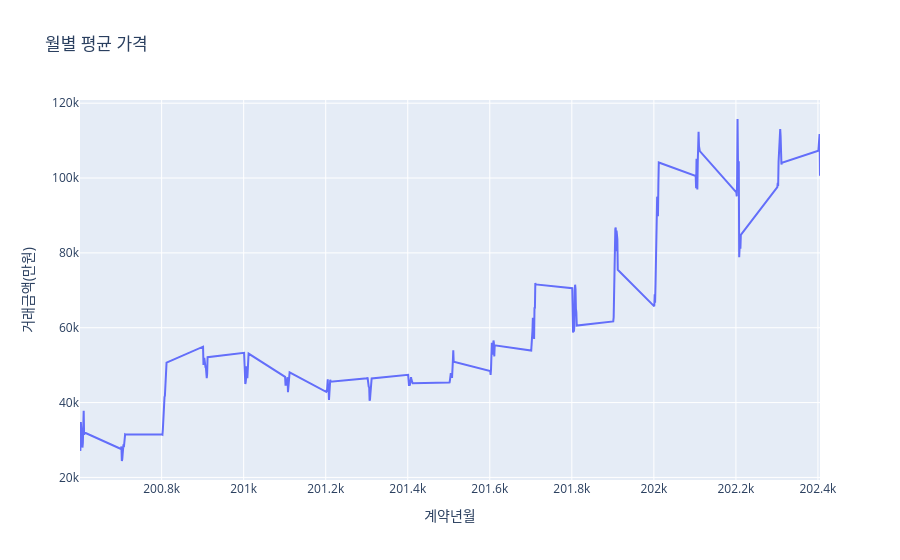

Notebook source saved alongside this figure:
### Code cell
monthly_avg = apt.groupby("계약년월")["거래금액(만원)"].mean().reset_index()

fig = px.line(
    monthly_avg,
    x="계약년월",
    y="거래금액(만원)",
    title="월별 평균 가격"
)

fig.show()

### Figure 1 — Plotly figure (JSON) as saved in the notebook; plotly's stock layout.template omitted (floating-point values rounded to 4 significant figures; data arrays with more than 128 entries replaced by an {"elided": "..."} marker saying what was removed)
{"data": [{"hovertemplate": "계약년월=%{x}<br>거래금액(만원)=%{y}<extra></extra>", "legendgroup": "", "line": {"color": "#636efa", "dash": "solid"}, "marker": {"symbol": "circle"}, "mode": "lines", "name": "", "orientation": "v", "showlegend": false, "type": "scatter", "x": {"elided": "221 int values"}, "xaxis": "x", "y": {"elided": "221 float values"}, "yaxis": "y"}], "layout": {"legend": {"tracegroupgap": 0}, "title": {"text": "월별 평균 가격"}, "xaxis": {"anchor": "y", "domain": [0, 1], "title": {"text": "계약년월"}}, "yaxis": {"anchor": "x", "domain": [0, 1], "title": {"text": "거래금액(만원)"}}}}
